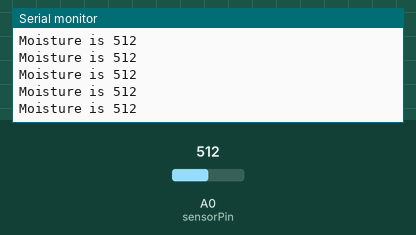
The sketch below on a simulated Arduino Uno, built with avr-gcc and run on an emulated ATmega328P. On the bench: the last lines printed to the serial monitor. The test bench sets the inputs (shaded band); at power-on: A0 (sensorPin) = 512.

Above: at 1.2 s.
1.3 s: A0 (sensorPin) set to 716
At 1.31 s:
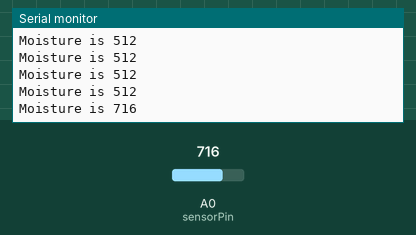
2.8 s: A0 (sensorPin) set to 900
At 2.82 s:
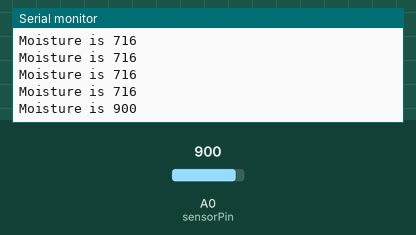
Timing chart, 0 to 5.8 s (numbered marks = the images above; inputs shaded):
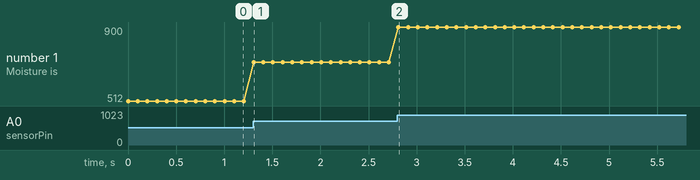

Measured:
- after the input at 1.3 s, the serial monitor: prints a new line at once (image 1)
- after the input at 2.8 s, the serial monitor: prints a new line at once (image 2)
- plotted number 1: 512 → 716 after the input at 1.3 s, 716 → 900 after the input at 2.8 s

The sketch:

s37_Vapor_Sensor.ino
```cpp
/*

Ks0203 keyestudio Vapor Sensor
_________________________________
|  SETUP                          |
|Sensor pin  ::    Particle pin   |
|   +        ::        3.3v       |
|   -        ::        GND        |
|   S        ::        A0         |
|_________________________________|


SPECIFICATIONS:

analog sensor
detects vapor/humidity/moisture
works between ranges: －10℃～＋70℃
src: https://wiki.keyestudio.com/Ks0203_keyestudio_Vapor_Sensor
*/

#include <math.h>
#define sensorPin A0

void setup()
{
Serial.begin(9600); //open serial port, and set baud rate at 9600bps
pinMode(sensorPin, OUTPUT);
}
void loop()
{
int val;
val=analogRead(sensorPin); //plug vapor sensor into analog port 0
Serial.print("Moisture is ");
Serial.println(val,DEC); //read analog value through serial port printed
delay(100);
}
```
